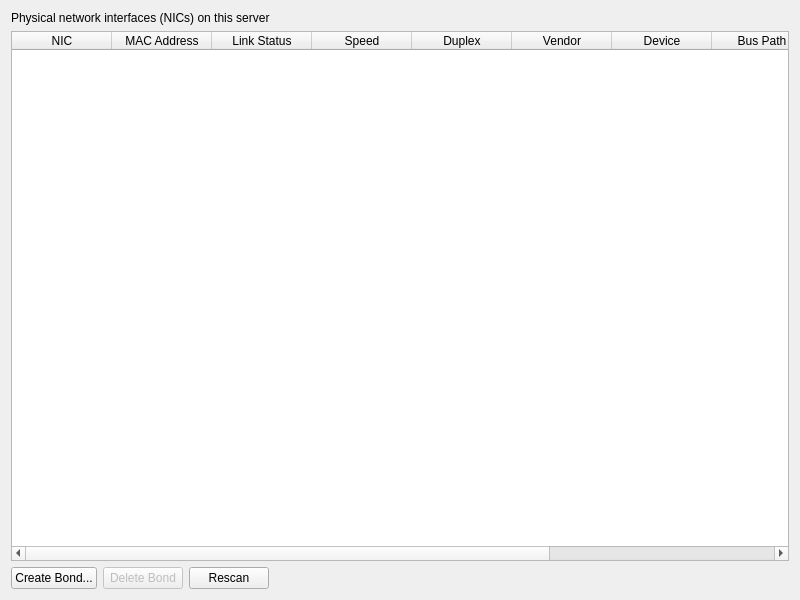
<?xml version="1.0" encoding="UTF-8"?>
<ui version="4.0">
 <class>NICsTabPage</class>
 <widget class="QWidget" name="NICsTabPage">
  <property name="geometry">
   <rect>
    <x>0</x>
    <y>0</y>
    <width>800</width>
    <height>600</height>
   </rect>
  </property>
  <layout class="QVBoxLayout" name="verticalLayout">
   <item>
    <widget class="QLabel" name="descriptionLabel">
     <property name="text">
      <string>Physical network interfaces (NICs) on this server</string>
     </property>
    </widget>
   </item>
   <item>
    <widget class="QTableWidget" name="nicsTable">
     <property name="selectionMode">
      <enum>QAbstractItemView::SingleSelection</enum>
     </property>
     <property name="selectionBehavior">
      <enum>QAbstractItemView::SelectRows</enum>
     </property>
     <property name="sortingEnabled">
      <bool>true</bool>
     </property>
     <column>
      <property name="text">
       <string>NIC</string>
      </property>
     </column>
     <column>
      <property name="text">
       <string>MAC Address</string>
      </property>
     </column>
     <column>
      <property name="text">
       <string>Link Status</string>
      </property>
     </column>
     <column>
      <property name="text">
       <string>Speed</string>
      </property>
     </column>
     <column>
      <property name="text">
       <string>Duplex</string>
      </property>
     </column>
     <column>
      <property name="text">
       <string>Vendor</string>
      </property>
     </column>
     <column>
      <property name="text">
       <string>Device</string>
      </property>
     </column>
     <column>
      <property name="text">
       <string>Bus Path</string>
      </property>
     </column>
     <column>
      <property name="text">
       <string>FCoE Capable</string>
      </property>
     </column>
     <column>
      <property name="text">
       <string>SR-IOV</string>
      </property>
     </column>
    </widget>
   </item>
   <item>
    <layout class="QHBoxLayout" name="buttonLayout">
     <item>
      <widget class="QPushButton" name="createBondButton">
       <property name="text">
        <string>Create Bond...</string>
       </property>
      </widget>
     </item>
     <item>
      <widget class="QPushButton" name="deleteBondButton">
       <property name="text">
        <string>Delete Bond</string>
       </property>
       <property name="enabled">
        <bool>false</bool>
       </property>
      </widget>
     </item>
     <item>
      <widget class="QPushButton" name="rescanButton">
       <property name="text">
        <string>Rescan</string>
       </property>
      </widget>
     </item>
     <item>
      <spacer name="horizontalSpacer">
       <property name="orientation">
        <enum>Qt::Horizontal</enum>
       </property>
       <property name="sizeHint" stdset="0">
        <size>
         <width>40</width>
         <height>20</height>
        </size>
       </property>
      </spacer>
     </item>
    </layout>
   </item>
  </layout>
 </widget>
 <resources/>
 <connections/>
</ui>
